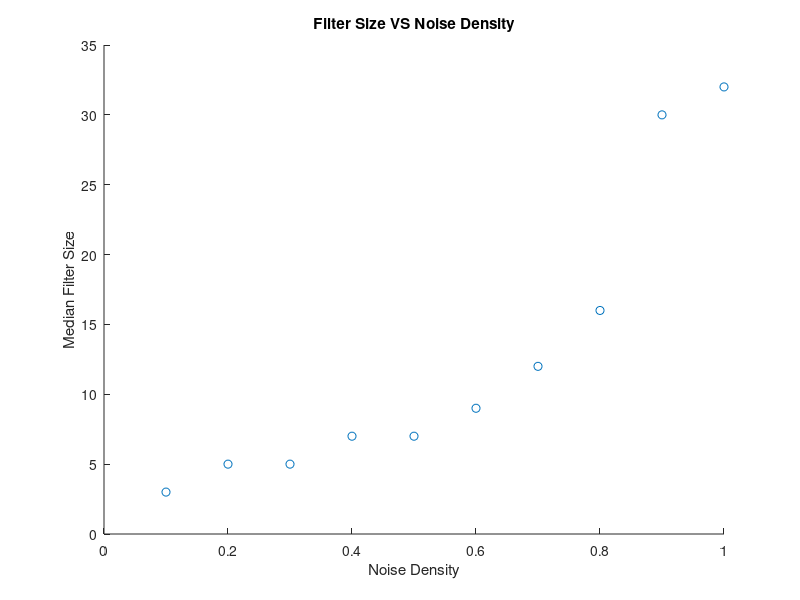

Reproduce this figure in MATLAB.
close all, clear all, clc

Noise_density = 0.1:0.1:1
Filter_size = [3 5 5 7 7 9 12 16 30 32]

scatter(Noise_density, Filter_size),title('Filter Size VS Noise Density')
xlabel('Noise Density')
ylabel('Median Filter Size')